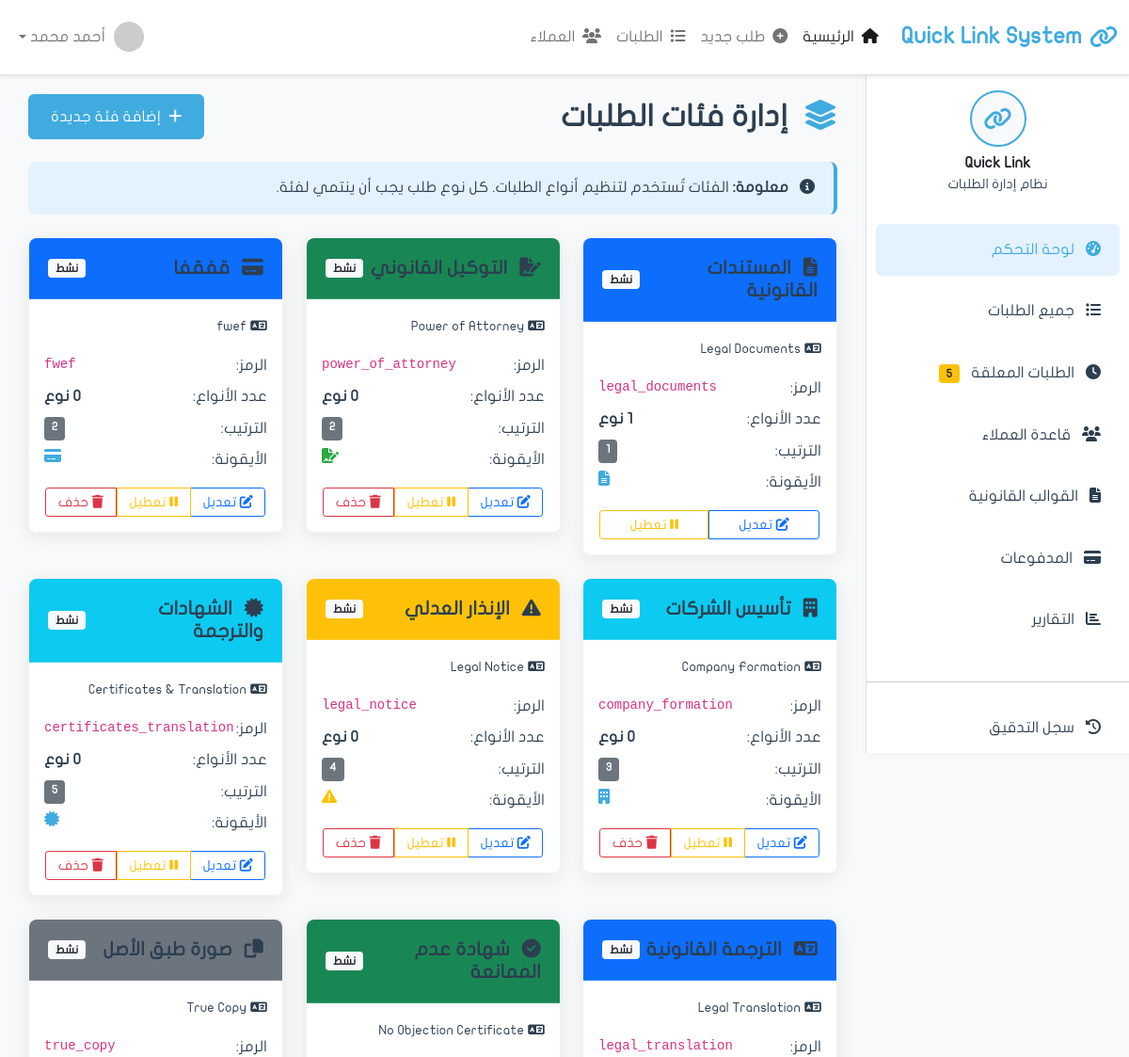
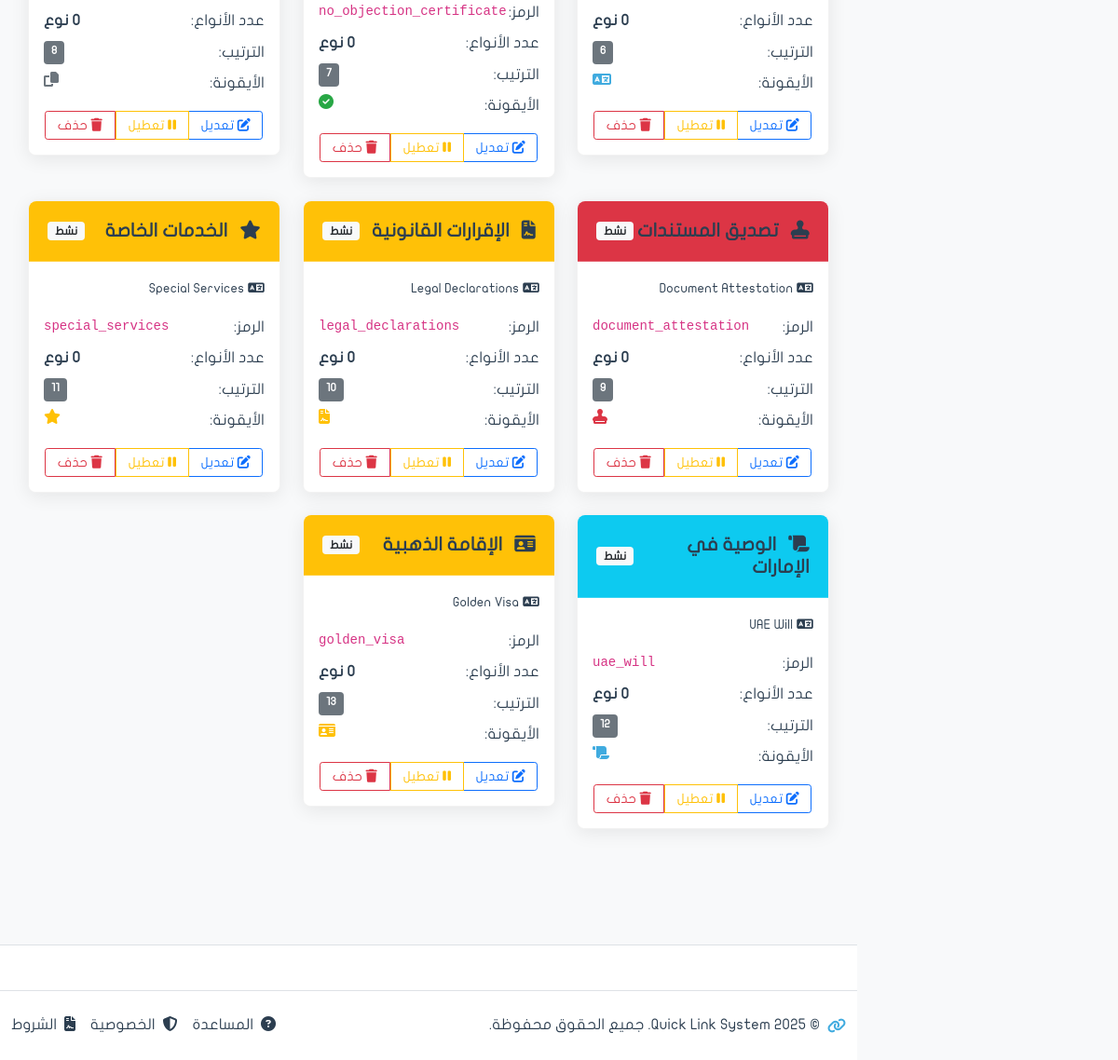
The app's page /requests/categories/ with its own data (2 pictures, top to bottom).
### apps/requests/models.py (models this page shows, shortened)
class RequestCategory(models.Model):
    name_arabic = models.CharField('الاسم بالعربية', max_length=100)
    name_english = models.CharField('الاسم بالإنجليزية', max_length=100, blank=True)
    code = models.CharField('الرمز', max_length=50, unique=True, editable=False)
    icon = models.CharField('الأيقونة', max_length=50, blank=True, default='',
                           help_text='مثال: fa-file-alt (اختياري)')
    color = models.CharField('اللون', max_length=20, default='primary',
                            choices=[
                                ('primary', 'أزرق'),
                                ('success', 'أخضر'),
                                ('warning', 'أصفر'),
                                ('info', 'سماوي'),
                                ('danger', 'أحمر'),
                                ('secondary', 'رمادي'),
                            ])
    display_order = models.IntegerField('ترتيب العرض', default=0)
    is_active = models.BooleanField('نشط', default=True)
    created_at = models.DateTimeField('تاريخ الإنشاء', auto_now_add=True)
    updated_at = models.DateTimeField('آخر تحديث', auto_now=True)
    class Meta:
        verbose_name = 'فئة'
        verbose_name_plural = 'الفئات'
        ordering = ['display_order', 'name_arabic']

### apps/requests/views.py (the view)
# urls.py: path('requests/categories/', views.categories_list, name='categories_list'),
def categories_list(request):
    from apps.requests.models import RequestCategory
    categories = RequestCategory.objects.all().order_by('display_order', 'name_arabic')
    context = {
        'page_title': 'إدارة فئات الطلبات',
        'categories': categories,
    }
    return render(request, 'requests/categories_list.html', context)

### apps/requests/templates/requests/categories_list.html (shortened to what this page needs)
{% extends 'base.html' %}
{% load static %}
{% block content %}
            <div class="d-flex justify-content-between align-items-center mb-4">
                <h2 class="mb-0">
                    <i class="fas fa-layer-group me-2 text-primary"></i>
                    إدارة فئات الطلبات
                </h2>
                <a href="{% url 'requests:category_create' %}" class="btn btn-primary">
                    <i class="fas fa-plus me-1"></i>
                    إضافة فئة جديدة
                </a>
            </div>
            <div class="alert alert-info mb-4">
                <i class="fas fa-info-circle me-2"></i>
                <strong>معلومة:</strong> الفئات تُستخدم لتنظيم أنواع الطلبات. كل نوع طلب يجب أن ينتمي لفئة.
            </div>
            <div class="row">
                {% if categories %}
                    {% for category in categories %}
                <div class="col-lg-4 col-md-6 mb-4">
                    <div class="card shadow-custom">
                        <div class="card-header bg-{{ category.color }} text-white">
                            <div class="d-flex justify-content-between align-items-center">
                                <h5 class="mb-0">
                                    {% if category.icon %}
                                    <i class="fas {{ category.icon }} me-2"></i>
                                    {% endif %}
                                    {{ category.name_arabic }}
                                </h5>
                                {% if category.is_active %}
                                <span class="badge bg-light text-dark">نشط</span>
                                {% else %}
                                <span class="badge bg-secondary">معطل</span>
                                {% endif %}
                            </div>
                        </div>
                        <div class="card-body">
                            {% if category.name_english %}
                            <p class="text-muted mb-3">
                                <small><i class="fas fa-language me-1"></i>{{ category.name_english }}</small>
                            </p>
                            {% endif %}
                            <div class="mb-3">
                                <div class="d-flex justify-content-between mb-2">
                                    <span class="text-muted">الرمز:</span>
                                    <code>{{ category.code }}</code>
                                </div>
                                <div class="d-flex justify-content-between mb-2">
                                    <span class="text-muted">عدد الأنواع:</span>
                                    <strong>{{ category.request_types.count }} نوع</strong>
                                </div>
                                <div class="d-flex justify-content-between mb-2">
                                    <span class="text-muted">الترتيب:</span>
                                    <span class="badge bg-secondary">{{ category.display_order }}</span>
                                </div>
                                <div class="d-flex justify-content-between">
                                    <span class="text-muted">الأيقونة:</span>
                                    {% if category.icon %}
                                    <i class="fas {{ category.icon }} text-{{ category.color }}"></i>
                                    {% else %}
                                    <span class="text-muted">بدون</span>
                                    {% endif %}
                                </div>
                            </div>
                            <div class="btn-group w-100" role="group">
                                <a href="{% url 'requests:category_edit' category.id %}" class="btn btn-outline-primary btn-sm">
                                    <i class="fas fa-edit"></i>
                                    تعديل
                                </a>
                                {% if category.is_active %}
                                <button class="btn btn-outline-warning btn-sm" onclick="toggleCategory({{ category.id }}, false)">
                                    <i class="fas fa-pause"></i>
                                    تعطيل
                                </button>
                                {% else %}
                                <button class="btn btn-outline-success btn-sm" onclick="toggleCategory({{ category.id }}, true)">
                                    <i class="fas fa-play"></i>
                                    تفعيل
                                </button>
                                {% endif %}
                                {% if category.request_types.count == 0 %}
                                <button class="btn btn-outline-danger btn-sm" onclick="deleteCategory({{ category.id }})">
                                    <i class="fas fa-trash"></i>
                                    حذف
                                </button>
                                {% endif %}
                            </div>
                        </div>
                    </div>
                </div>
                    {% endfor %}
                {% endif %}
            </div>
{% endblock content %}

### staticfiles/assets/css/custom.css (style rules this page uses)
:root { --primary-blue: #40abdf; --primary-green: #51c676; --light-blue: #e3f2fd; --light-green: #e8f5e8; --medium-blue: #6bb6ff; --medium-green: #7dd87d; --text-dark: #2c3e50; --text-light: #6c757d; --bg-light: #f8f9fa; --bg-white: #ffffff; --bg-lighter: #fafbfc; --white: #ffffff; --warning: #ffc107; --danger: #dc3545; --success: #28a745; --border-color: #dee2e6; --shadow-light: rgba(0, 0, 0, 0.05); --shadow-medium: rgba(0, 0, 0, 0.08); }
* { margin: 0; padding: 0; box-sizing: border-box; }
body { font-family: font_regular; direction: rtl; text-align: right; background-color: var(--bg-light); color: var(--text-dark); line-height: 1.6; }
h1, h2, h3, h4, h5, h6 { font-weight: 600; color: var(--text-dark); }
.btn-primary { background: var(--primary-blue); border: none; border-radius: 6px; padding: 12px 24px; font-weight: 500; color: var(--white); }
.card { border: 1px solid var(--border-color); border-radius: 8px; box-shadow: 0 2px 8px var(--shadow-light); background: var(--white); transition: box-shadow 0.2s ease; }
.card-header { background: var(--light-blue); color: var(--text-dark); border-radius: 8px 8px 0 0 !important; padding: 20px; font-weight: 600; border-bottom: 1px solid var(--border-color); }
.alert { border: none; border-radius: 8px; padding: 15px 20px; margin-bottom: 20px; }
.alert-info { background: var(--light-blue); color: var(--dark-blue); border-right: 4px solid var(--primary-blue); }
.shadow-custom { box-shadow: 0 4px 20px rgba(0, 0, 0, 0.08); }
.card { border: 1px solid rgba(0, 0, 0, 0.05); }
.card-header { border-bottom: 1px solid rgba(255, 255, 255, 0.2); }
.card, .btn, .form-control { will-change: transform; }
.btn-group .btn { margin: 0 1px; }
.badge { font-size: 0.75rem; padding: 4px 8px; }
.text-success { color: var(--success) !important; }
.text-danger { color: var(--danger) !important; }
.text-warning { color: var(--warning) !important; }
.text-info { color: var(--primary-blue) !important; }
.text-primary { color: var(--primary-blue) !important; }
.text-muted { color: var(--text-muted) !important; }

### records on screen
RequestCategory: name_arabic "المستندات القانونية", is_active "نشط", name_english "Legal Documents", code "legal_documents", display_order "1"
RequestCategory: name_arabic "التوكيل القانوني", is_active "نشط", name_english "Power of Attorney", code "power_of_attorney", display_order "2"
RequestCategory: name_arabic "قفقفا", is_active "نشط", name_english "fwef", code "fwef", display_order "2"
RequestCategory: name_arabic "تأسيس الشركات", is_active "نشط", name_english "Company Formation", code "company_formation", display_order "3"
RequestCategory: name_arabic "الإنذار العدلي", is_active "نشط", name_english "Legal Notice", code "legal_notice", display_order "4"
RequestCategory: name_arabic "الشهادات والترجمة", is_active "نشط", name_english "Certificates & Translation", code "certificates_translation", display_order "5"
RequestCategory: name_arabic "الترجمة القانونية", is_active "نشط", name_english "Legal Translation", code "legal_translation", display_order "6"
RequestCategory: name_arabic "شهادة عدم الممانعة", is_active "نشط", name_english "No Objection Certificate", code "no_objection_certificate", display_order "7"
RequestCategory: name_arabic "صورة طبق الأصل", is_active "نشط", name_english "True Copy", code "true_copy", display_order "8"
RequestCategory: name_arabic "تصديق المستندات", is_active "نشط", name_english "Document Attestation", code "document_attestation", display_order "9"
RequestCategory: name_arabic "الإقرارات القانونية", is_active "نشط", name_english "Legal Declarations", code "legal_declarations", display_order "10"
RequestCategory: name_arabic "الخدمات الخاصة", is_active "نشط", name_english "Special Services", code "special_services", display_order "11"
RequestCategory: name_arabic "الوصية في الإمارات", is_active "نشط", name_english "UAE Will", code "uae_will", display_order "12"
RequestCategory: name_arabic "الإقامة الذهبية", is_active "نشط", name_english "Golden Visa", code "golden_visa", display_order "13"
